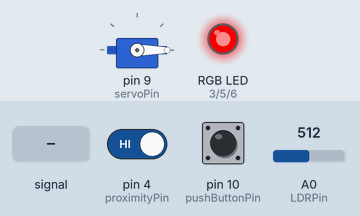
Recording of a sketch running on a simulated Arduino Uno, built with avr-gcc and run on an emulated ATmega328P. Parts: servo, an RGB LED mixed from three pins (HIGH = lit). Inputs (shaded band) come from the test bench; at power-on: A0 (LDRPin) = 512, pin 4 (proximityPin) HIGH, pin 10 (pushButtonPin) LOW. What the sketch prints to the serial monitor is not drawn.

Above: at 1.2 s.
1.3 s: A0 (LDRPin) fed a 200 Hz sine of ±255 counts around its level
Timing chart, 0 to 3.4 s (numbered marks = the images above; inputs shaded):
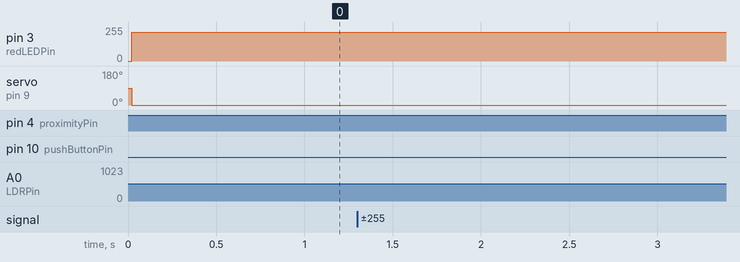

The sketch:

finalCode.ino
```cpp
#include <Servo.h> // import servo library

// define pin values of components
int redLEDPin = 3;
int greenLEDPin = 5;
int blueLEDPin = 6;
int proximityPin = 4;
int pushButtonPin = 10;
int LDRPin = 0;
int servoPin = 9;

Servo boomGate; // create object for servo
int boomGatePeriod = 3000; // define suitable time for boom gate movement

// define unique timing parameters (ID: 25127224)
int A = 3000;
int B = 6000;
int C = 2000;

// define system states
int state = 0; // overall state
int LEDState = 255; // LED brightness state
bool buttonPressed = false; // button state
int LDRValue;
int serialState = 0; // serial monitor state

// define timers for timed servo and LED events
unsigned long boomGateTimer;
unsigned long LEDTimer;

void setup() {

  Serial.begin(9600); // initialize serial communication

  // define pin modes for components
  pinMode(redLEDPin, OUTPUT);
  pinMode(greenLEDPin, OUTPUT);
  pinMode(blueLEDPin, OUTPUT);
  pinMode(proximityPin, INPUT);
  pinMode(pushButtonPin, INPUT);

  boomGate.attach(servoPin); // attach servo to servo object
  Serial.println();
  Serial.println("Welcome to the Login Portal, please enter the password to access the Admin Menu."); // password command

}

void loop() {

  if(serialState == 0) {

    if(Serial.available() > 0) {
      String password = Serial.readString();
      password.trim();
      if(password == "password") {
        Serial.println("Welcome to the Admin Menu. Which timing parameter (A, B or C) would you like to change?");
        serialState = 1;
      }
      else {
        Serial.println("Incorrect password, please try again!");
      }
    }
  }

  if(serialState == 1) {

    if(Serial.available() > 0) {
      String parameter = Serial.readString();
      parameter.trim();

      if(parameter == "A") {
        Serial.println("What value in milliseconds do you want change A to?");
        serialState = 2;
      }

      else if(parameter == "B") {
        Serial.println("What value in milliseconds do you want change B to?");
        serialState = 3;
      }

      else if(parameter == "C") {
        Serial.println("What value in milliseconds do you want change C to?");
        serialState = 4;
      }

      else if(parameter == "exit") {
        Serial.println("Welcome to the Login Portal, please enter the password to access the Admin Menu.");
        serialState = 0;
      }

      else {
        Serial.println("Please try again! Make sure the timing parameter is capitalized (A, B or C)");
      }
    }
  }

  if(serialState == 2) {

    if(Serial.available() > 0) {
      int newParameter = Serial.parseInt();
      A = newParameter;
      Serial.println("The timing of A has been changed to " + String(newParameter) + " milliseconds.");
      Serial.println("Welcome to the Admin Menu. Which timing parameter (A, B or C) would you like to change?");
      serialState = 1;
    }
  }

  if(serialState == 3) {

    if(Serial.available() > 0) {
      int newParameter = Serial.parseInt();
      B = newParameter;
      Serial.println("The timing of B has been changed to " + String(newParameter) + " milliseconds.");
      Serial.println("Welcome to the Admin Menu. Which timing parameter (A, B or C) would you like to change?");
      serialState = 1;
    }
  }

  if(serialState == 4) {

    if(Serial.available() > 0) {
      int newParameter = Serial.parseInt();
      C = newParameter;
      Serial.println("The timing of C has been changed to " + String(newParameter) + " milliseconds.");
      Serial.println("Welcome to the Admin Menu. Which timing parameter (A, B or C) would you like to change?");
      serialState = 1;
    }
  }

  LDRValue = analogRead(LDRPin);
  int brightness = map(LDRValue, 0, 600, 0, 255);

  // if proximity returns a reading
  if(digitalRead(proximityPin) == 0) {
    // if in state 0
    if(state == 0) {
      // go to state 1
      state = 1;
    }
    // else (if in state 1, 2, 3, 4, 5, 6, 7)
      // do nothing
  }
  // else (if proximity returns no reading)
    // do nothing

  // if button is pushed
  if(digitalRead(pushButtonPin) == HIGH) {
    // if in state 0
    if(state == 0) {
      // buttonPressed set to true
      buttonPressed = true;
    }
    // else (if in state 1, 2, 3, 4, 5, 6, 7)
      // do nothing
  }
  // else (if button is not pushed)
    // do nothing

  // if buttonPressed is true
  if(buttonPressed == true) {
    // if in state 0
    if(state == 0) {
      // go to state 5
        state = 5;
    }
    // else (if in state 1, 2, 3, 4, 5, 6, 7)
      // do nothing
  }
  // else (if buttonPressed is false)
    // do nothing

  switch(state) {

    // if in state 0
    case 0: {
      // boom gate to close position
      boomGate.write(0);
      // solid red LED
      solidLEDs(redLEDPin, brightness);
      // restart timer
      boomGateTimer = millis();
      LEDTimer = millis();
      break;
    }

    // if in state 1
    case 1: {
      // boom gate moves to open position and flashing red LED
      unsigned long servoProgress = millis() - boomGateTimer;
      if (servoProgress <= boomGatePeriod) {
        long servoAngle = map(servoProgress, 0, boomGatePeriod, 0, 90);
        boomGate.write(servoAngle);
        // flashing red LED
        flashLEDs(redLEDPin, 5, brightness);
      }
      // else (if 3000 milliseconds has passed)
      else {
        // reset LED
        solidLEDs(redLEDPin, 0);
        // restart timer
        boomGateTimer = millis();
        LEDTimer = millis();
        // move to state 2
        state = 2;
      }

      // if button is pushed
      if(digitalRead(pushButtonPin) == HIGH) {
        // buttonPressed set to true
        buttonPressed = true;
      }

      break;
    }

    // if in state 2
    case 2: {
      // boom gate remains open
      boomGate.write(90);
      // solid green LED
      solidLEDs(greenLEDPin, brightness);

      // if proximity reading returns no reading
      if(digitalRead(proximityPin) == 1) {
        // go to state 3
        boomGateTimer = millis();
        state = 3;
      }

      // if button is pushed
      if(digitalRead(pushButtonPin) == HIGH) {
        // buttonPressed set to true
        buttonPressed = true;
      }

      break;
    }

    // if in state 3
    case 3: {
      // if C milliseconds hasn't passed
      if(millis() - boomGateTimer <= C) {
        // boom gate remains open
        boomGate.write(90);
        // flash green LED
        flashLEDs(greenLEDPin, 5, brightness);
      }
      // else (if C milliseconds has passed)
      else {
        // go to state 4
        state = 4;
        // reset LEDs
        solidLEDs(greenLEDPin, 0);
        // restart timer
        boomGateTimer = millis();
      }

      // if button is pushed
      if(digitalRead(pushButtonPin) == HIGH) {
        // buttonPressed set to true
        buttonPressed = true;
      }

      break;
    }

    // if in state 4
    case 4: {
      // boom gate moves to close position and flashing red LED
      unsigned long servoProgress = millis() - boomGateTimer;
      if (servoProgress <= boomGatePeriod) {
        long servoAngle = map(servoProgress, 0, boomGatePeriod, 90, 0);
        boomGate.write(servoAngle);
        // flashing red LED
        flashLEDs(redLEDPin, 5, brightness);
      }
      // else (if 3000 milliseconds has passed)
      else {
        // restart timer
        boomGateTimer = millis();
        LEDTimer = millis();
        // move to state 0
        state = 0;
      }

      // if button is pushed
      if(digitalRead(pushButtonPin) == HIGH) {
        // buttonPressed set to true
        buttonPressed = true;
      }

      break;
    }

    // if in state 5
    case 5: {
      // if A milliseconds hasn't passed
      if (millis() - LEDTimer <= A) {
        // solid red LED
        solidLEDs(redLEDPin, brightness);
      }
      //else (if A milliseconds has passed)
      else {
        // turn off red LED
        solidLEDs(redLEDPin, 0);
        // reset timer
        LEDTimer = millis();
        boomGateTimer = millis();
        // move to state 6
        state = 6;
      }

      // if proximity sensor returns a reading
      if(digitalRead(proximityPin) == 0) {
        // buttonPressed set to true
        state = 0;
        LEDTimer = millis();
        boomGateTimer = millis();
      }

      break;
    }

    case 6: {
      // if (2/3)*B [4] milliseconds hasn't passed
      if(millis() - LEDTimer <= (2*B)/3) {
        // solid blue LED
        solidLEDs(blueLEDPin, brightness);
      }

      // else (if (2/3)*B [4] milliseconds has passed)
      else {
        LEDTimer = millis();
        boomGateTimer = millis();
        // move to state 7
        state = 7;
      }
      break;
    }

    case 7: {
      // if (1/3)*B [2] milliseconds hasn't passed
      if(millis() - boomGateTimer <= (B)/3) {
        // flashing blue LED
        flashLEDs(blueLEDPin, 5, brightness);
      }
      // else ((1/3)*B [2] milliseconds has passed)
      else {
        LEDTimer = millis();
        boomGateTimer = millis();
        // reset LEDs
        solidLEDs(blueLEDPin, 0);
        // move to state 0
        state = 8;
      }
      break;
    }

    case 8: {
      // if 1000 milliseconds has passed
      if(millis() - boomGateTimer <= 1000) {
        // solid red LED
        solidLEDs(redLEDPin, brightness);
      }
      // else (2000 milliseconds has passed)
      else {
        // reset timer and buttonPressed
        LEDTimer = millis();
        boomGateTimer = millis();
        buttonPressed = false;
        // move to state 0
        state = 0;
      }
      break;
    }

  }

}

void solidLEDs(int RGBColour, int brightness) {
  analogWrite(RGBColour, brightness);
}

void flashLEDs(int RGBPin, int hertz, int brightness) {
  int halfPeriod = (1000/(2*hertz));
  if(LEDState == 255) {
    if( (millis() - LEDTimer) >= halfPeriod) {
      LEDState = 0;
      LEDTimer = millis();
    }
  }

  else {
    if( (millis() - LEDTimer) >= halfPeriod) {
      LEDState = 255;
      LEDTimer = millis();
    }
  }

  if(LEDState == 255) {
    analogWrite(RGBPin, brightness);
  }
  else {
    analogWrite(RGBPin, 0);
  }

}
```
